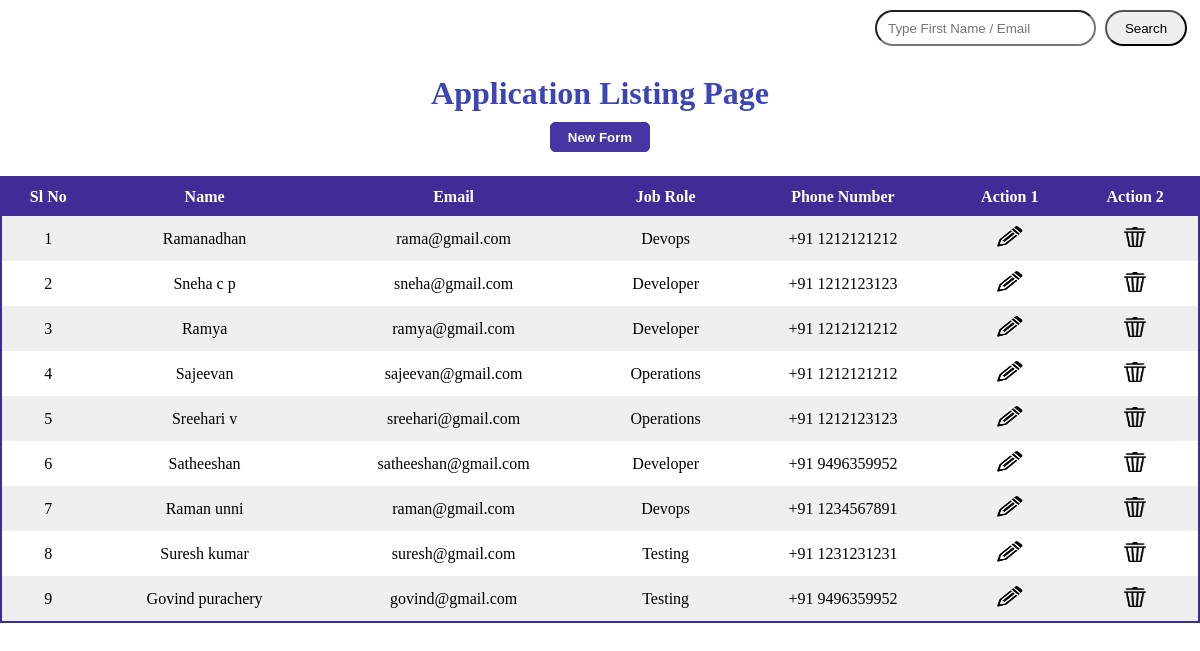
Page /userlistview/ on the earlier database version.
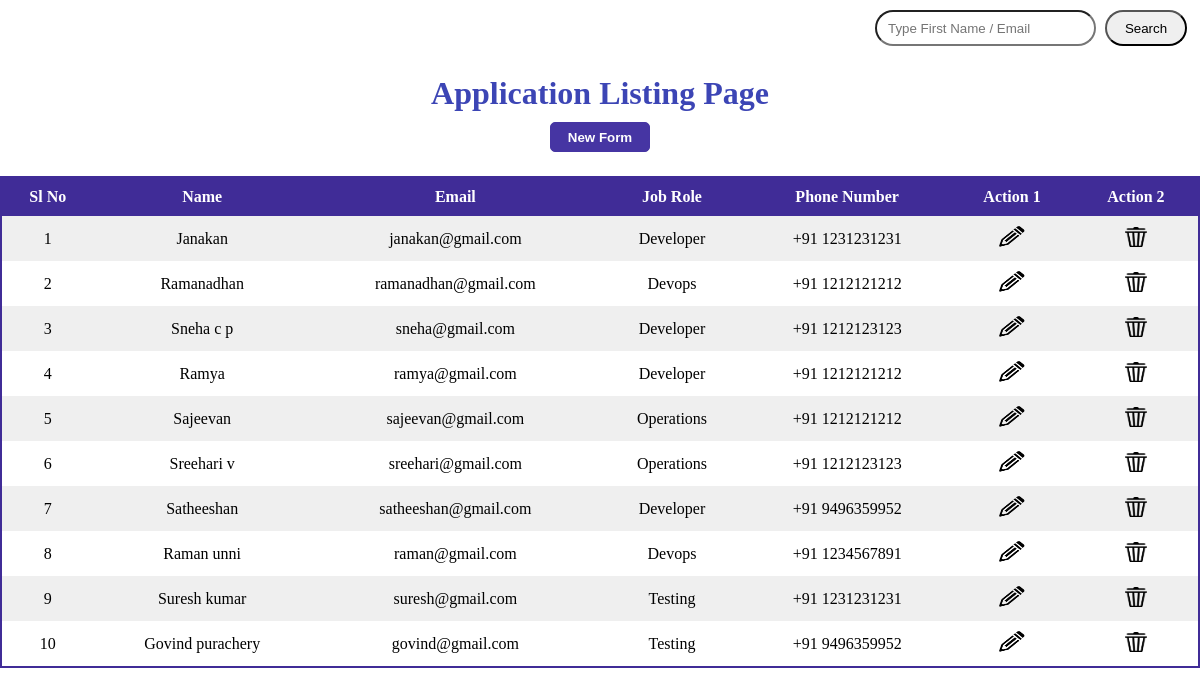
Same page on the later database version.
### min/models.py (models this page shows, shortened)
class Jobseeker(models.Model):
    def validate_first_name(first_name):
        if (
            (first_name == None)
            or (first_name == "")
            or (len(first_name) < 3)
            or (len(first_name) > 25)
        ):
            raise ValidationError(f"{first_name} is invalid")
    def validate_phone(phone):
        regexmob = r"^\d{10}$"
        matchvalue = re.match(regexmob, phone)
        if phone == "" or matchvalue == None:
            raise ValidationError(f"{phone} is invalid")
    def validate_date(dob):
        today = date.today()
        if (today - dob).total_seconds() / 31536000 < 18:
            raise ValidationError(f"{dob} is invalid")
    first_name = models.CharField(
        max_length=25, null=False, validators=[validate_first_name]
    )
    last_name = models.CharField(max_length=25, null=True, blank=True)
    country_code = [("+91", "+91"), ("+1", "+1")]
    code = models.CharField(
        max_length=3, null=False, choices=country_code, default="+91"
    )
    phone = models.CharField(max_length=10, null=False, validators=[validate_phone])
    email = models.EmailField(null=False, unique=True)
    dob = models.DateField(null=False, validators=[validate_date])
    genderchoice = [("Male", "Male"), ("Female", "Female"), ("Other", "Other")]
    gender = models.CharField(
        null=False, max_length=6, choices=genderchoice, default=None
    )
    jobchoice = [
        ("", "Choose Job Role"),
        ("Developer", "Developer"),
        ("Testing", "Testing"),
        ("Devops", "Devops"),
        ("Operations", "Operations"),
        ("Accounting", "Accounting"),
    ]
    job_role = models.CharField(null=False, max_length=10, choices=jobchoice)
    experiencelevel = [
        ("", "Choose Experience (In years)"),
        ("0", "0"),
        ("1", "1"),
        ("2", "2"),
        ("3", "3"),
        ("4", "4"),
        ("5+", "5+"),
    ]
    experience = models.CharField(max_length=2, null=False, choices=experiencelevel)
    address_line_one = models.CharField(null=True, max_length=35, blank=True)
    address_line_two = models.CharField(null=True, max_length=35, blank=True)
    city = models.CharField(null=True, max_length=20, blank=True)
    state = models.CharField(null=True, max_length=20, blank=True)
    zip_code = models.CharField(max_length=6, null=True, blank=True)
    countrychoices = [("", "Choose Country"), ("India", "India"), ("US", "US")]
    country = models.CharField(
        null=True, max_length=5, choices=countrychoices, blank=True
    )

### min/views.py (the view)
# urls.py: path("userlistview/", UserListView.as_view(), name="user_data"),
class UserListView(ListView):
    model = Jobseeker
    template_name = "django_listing_page.html"
    context_object_name = "data"
    def get_queryset(self):
        return Jobseeker.objects.all().order_by("-id")

### min/templates/django_listing_page.html (shortened to what this page needs)
{% load static %}
<!DOCTYPE html>
<html lang="en">
<head>
    <link rel="stylesheet" href="{% static 'css/django_listing_page.css' %}">
</head>
<body>
    <nav>
        <form method="GET" action="{% url 'searchlist' %}">
            <input type="text" placeholder="Type First Name / Email" id="search_bar" name = "search_bar">
            <input type="submit" value="Search" id="search_button">
        </form>
    </nav>
    <div class="container">
        <div class="heading-title">
            <h1>Application Listing Page</h1>
            <div class="newform">
                <a href="{% url 'new_user' %}"><button id="butt-2">New Form</button></a>
            </div>
        </div>
        <table>
            <tr class="heading">
                <th>Sl No</th>
                <th>Name</th>
                <th>Email</th>
                <th>Job Role</th>
                <th>Phone Number</th>
                <th>Action 1</th>
                <th>Action 2</th>
            </tr>
            {% for i in data %}
            <tr>
                <td>{{forloop.counter}}</td>
                <td>{{i.first_name}} {% if i.last_name %} {{i.last_name}} {% endif %}</td>
                <td>{{i.email}}</td>
                <td>{{i.job_role}}</td>
                <td>{{i.code}} {{i.phone}}</td>
                <td><a href="{% url "update" i.id %}"><img id="edit-icon" src="{% static 'icons/edit_icon.png' %}"></a></td>
                <td><a href="{% url "delete" i.id %}"><img id="delete-icon" src="{% static 'icons/delete_icon.png' %}"></a></td>
            </tr>
            {% endfor %}
        </table>
    </div>
</body>
</html>

Differences in the rows shown:
added Jobseeker: first_name "Janakan", email "janakan@gmail.com", job_role "Developer", code "+91", phone "1231231231"
changed Jobseeker "Ramanadhan": email "rama@gmail.com" → "ramanadhan@gmail.com"
